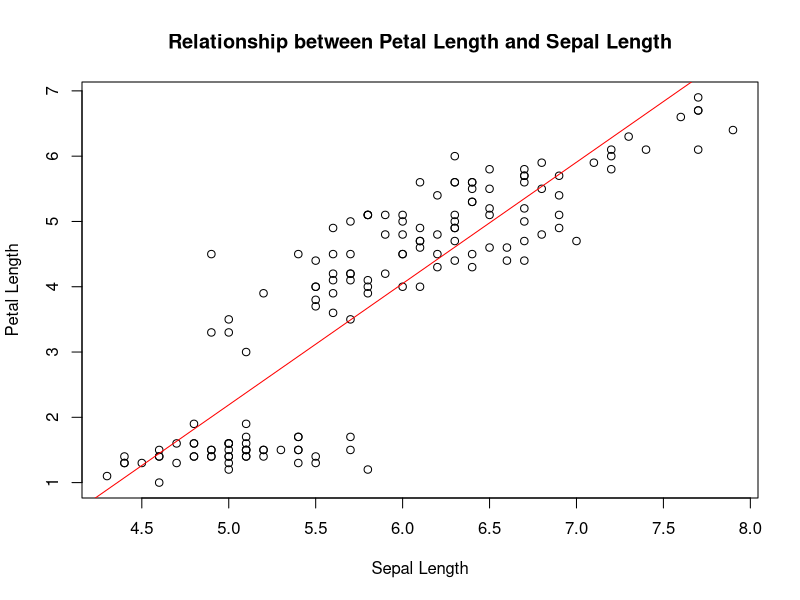

The R source for this figure:
data(iris)

# Create a linear regression model to predict petal length based on sepal length
model <- lm(Petal.Length ~ Sepal.Length, data = iris)

# Print the model summary
summary(model)

# Plot the relationship between petal length and sepal length with the regression line
plot(Petal.Length ~ Sepal.Length, data = iris, main = "Relationship between Petal Length and Sepal Length",
     xlab = "Sepal Length", ylab = "Petal Length")
abline(model, col = "red")